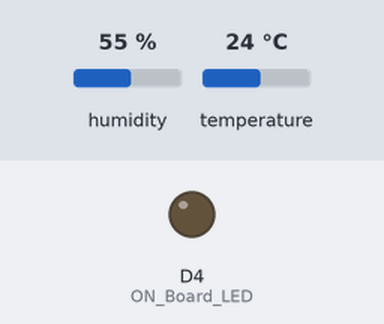
Bench run of a sketch on a simulated ESP8266 (NodeMCU). On the bench: output pins drawn as LEDs (lit = HIGH). The test bench sets the inputs (shaded band); at power-on: humidity 55 %, temperature 24 °C. WiFi joins after 1.5 s; servers stay silent unless stated; uploads are accepted with an empty reply; what the sketch prints to the serial monitor is not drawn.

Above: at 0.1 s.
At 1.8 s:
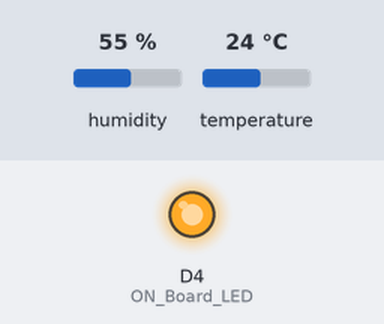
Timing chart, 0 to 3.3 s (numbered marks = the images above):
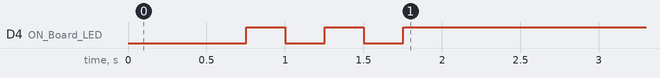

The sketch:

Temp_GooglesheetsAUTO.ino
```cpp
#include <ESP8266WiFi.h>
#include <WiFiClientSecure.h>
#include <DHT.h>
//----------------------------------------
#define DHTPIN D5 //PIN D5

#define DHTTYPE DHT11   // DHT 11
//#define DHTTYPE DHT21   // DHT 21 (AM2301)
//#define DHTTYPE DHT22   // DHT 22  (AM2302), AM2321
#define ON_Board_LED 2  //--> Defining an On Board LED, used for indicators when the process of connecting to a wifi router

//----------------------------------------SSID dan Password wifi mu gan.
const char* ssid = "KUNGKO"; //--> Nama Wifi / SSID.
const char* password = "t0631361663"; //-->  Password wifi .
//----------------------------------------

//----------------------------------------Host & httpsPort
const char* host = "script.google.com";
const int httpsPort = 443;
//----------------------------------------
// Initialize DHT sensor.
DHT dht(DHTPIN, DHTTYPE);

WiFiClientSecure client; //--> Create a WiFiClientSecure object.

// Timers auxiliar variables
long now = millis();
long lastMeasure = 0;

String GAS_ID = "AKfycbyglGLxADrgq3z0EigkbBmm7bWpqvKhhRmhqC_GfHRnzXn7C3j5u6zRwrbbP3bxaHcS"; // Google App Script ID

//============================================ void setup
void setup() {
  // put your setup code here, to run once:
  Serial.begin(115200);
  delay(500);
  dht.begin();

  WiFi.begin(ssid, password); //--> Connect to your WiFi router
  Serial.println("");

  pinMode(ON_Board_LED,OUTPUT); //--> On Board LED port Direction output
  digitalWrite(ON_Board_LED, HIGH); //-->

  //----------------------------------------Wait for connection
  Serial.print("Connecting");
  while (WiFi.status() != WL_CONNECTED) {
    Serial.print(".");
    //----------------------------------------Make the On Board Flashing LED on the process of connecting to the wifi router.
    digitalWrite(ON_Board_LED, LOW);
    delay(250);
    digitalWrite(ON_Board_LED, HIGH);
    delay(250);
    //----------------------------------------
  }
  //----------------------------------------
  digitalWrite(ON_Board_LED, HIGH); //--> Turn off the On Board LED when it is connected to the wifi router.
  //----------------------------------------If successfully connected to the wifi router, the IP Address that will be visited is displayed in the serial monitor
  Serial.println("");
  Serial.print("Successfully connected to : ");
  Serial.println(ssid);
  Serial.print("IP address: ");
  Serial.println(WiFi.localIP());
  Serial.println();
  //----------------------------------------

  client.setInsecure();
}
//==============================================================================
//============================================================================== void loop
void loop() {

  now = millis();
  // Publishes new temperature and humidity every 10 seconds
  if (now - lastMeasure > 10000) {
    lastMeasure = now;
    // Sensor readings may also be up to 2 seconds 'old' (its a very slow sensor)
    float h = dht.readHumidity();
    // Read temperature as Celsius (the default)
    float t = dht.readTemperature();
    // Read temperature as Fahrenheit (isFahrenheit = true)
    float f = dht.readTemperature(true);

    // Check if any reads failed and exit early (to try again).
    if (isnan(h) || isnan(t) || isnan(f)) {
      Serial.println("Failed to read from DHT sensor!");
      return;
    }

    // Computes temperature values in Celsius
    float hic = dht.computeHeatIndex(t, h, false);
    static char temperatureTemp[7];
    dtostrf(hic, 6, 2, temperatureTemp);

    // Uncomment to compute temperature values in Fahrenheit
    // float hif = dht.computeHeatIndex(f, h);
    // static char temperatureTemp[7];
    // dtostrf(hif, 6, 2, temperatureTemp);

    static char humidityTemp[7];
    dtostrf(h, 6, 2, humidityTemp);


    Serial.print("Humidity: ");
    Serial.print(h);
    Serial.print(" %\t Temperature: ");
    Serial.print(t);
    Serial.print(" *C ");
    Serial.print(f);
    Serial.print(" *F\t Heat index: ");
    Serial.print(hic);
    Serial.println(" *C ");
    // Serial.print(hif);
    // Serial.println(" *F");
     sendData(t,h);

  }


}
//*****
//==============================================================================

void sendData(float value,float value2) {
  Serial.println("==========");
  Serial.print("connecting to ");
  Serial.println(host);

  //----------------------------------------Connect to Google host
  if (!client.connect(host, httpsPort)) {
    Serial.println("connection failed");
    return;
  }
  //----------------------------------------

  //----------------------------------------Proses dan kirim data

  float string_temp = value;
  float string_humi = value2;
  String url = "/macros/s/" + GAS_ID + "/exec?temp=" + string_temp + "&humi="+string_humi; //  2 variables
  Serial.print("requesting URL: ");
  Serial.println(url);

  client.print(String("GET ") + url + " HTTP/1.1\r\n" +
         "Host: " + host + "\r\n" +
         "User-Agent: BuildFailureDetectorESP8266\r\n" +
         "Connection: close\r\n\r\n");

  Serial.println("request sent");
  //----------------------------------------

  //---------------------------------------
  while (client.connected()) {
    String line = client.readStringUntil('\n');
    if (line == "\r") {
      Serial.println("headers received");
      break;
    }
  }
  String line = client.readStringUntil('\n');
  if (line.startsWith("{\"state\":\"success\"")) {
    Serial.println("esp8266/Arduino CI successfull!");
  } else {
    Serial.println("esp8266/Arduino CI has failed");
  }
  Serial.print("reply was : ");
  Serial.println(line);
  Serial.println("closing connection");
  Serial.println("==========");
  Serial.println();
  //----------------------------------------
}
```
